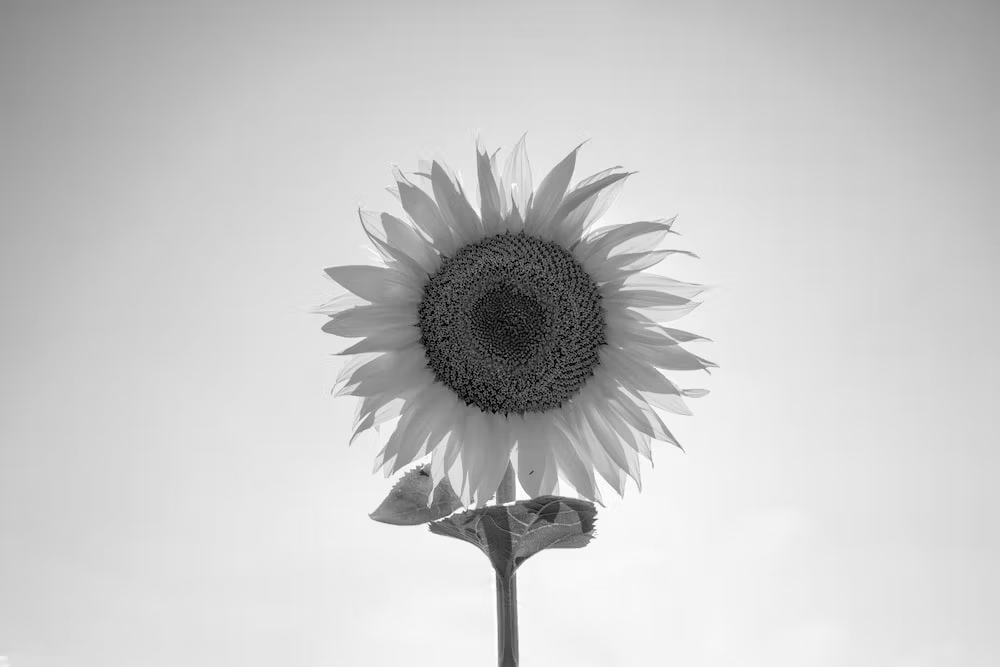
#> input picture Day 4 Image Segmentation/Example/flower.png, 1000 x 667 px, found by its file name
$ jupyter execute Basic_Image_Segmentation.ipynb   (shell and % lines are left out)
#> lines starting #> are read from the running program, lines starting #| are printed output that depends on the picture; after the words box and inside, x2 and y2 are one past the last pixel; in counts of white or black regions, pixels touching at a corner belong together
[cell 1]
# Install necessary libraries

import cv2
import numpy as np
import matplotlib.pyplot as plt
import urllib.request

# Pixel-based Image Segmentation

### Global Image Thresholding

Load Image

[cell 2]
from google.colab import drive
drive.mount('/content/drive')

[cell 3]
# Load the downloaded image
imagefp = cv2.imread("/content/sample_data/flower.png", cv2.IMREAD_GRAYSCALE)
#> imagefp is the input picture: shape (667, 1000); min 0, max 255, mean 200.6

Create Histogram

[cell 4]
# Calculate the histogram of the image
hist = cv2.calcHist([imagefp], [0], None, [256], [0, 256])
#> hist = 256 values, max 14278 at index 226, min 11 at index 1, mean 2605.5

# Display the original image and histogram
plt.figure(figsize=(12, 6))

plt.subplot(1, 2, 1)
plt.title("Original Image")
plt.imshow(imagefp, cmap='gray')
plt.axis("off")

plt.subplot(1, 2, 2)
plt.title("Histogram")
plt.plot(hist, color='black')
plt.xlabel("Pixel Intensity")
plt.ylabel("Frequency")
plt.grid()

plt.show()
#> figure, not shown here; panel 2: curve peaks at x = 226, y = 14278

#### Basic Thresholding

[cell 5]
# Determine a threshold value using the histogram (e.g., midpoint between peaks)
T = 120

# Apply binary thresholding
_, binary_thresh = cv2.threshold(imagefp, T, 255, cv2.THRESH_BINARY)
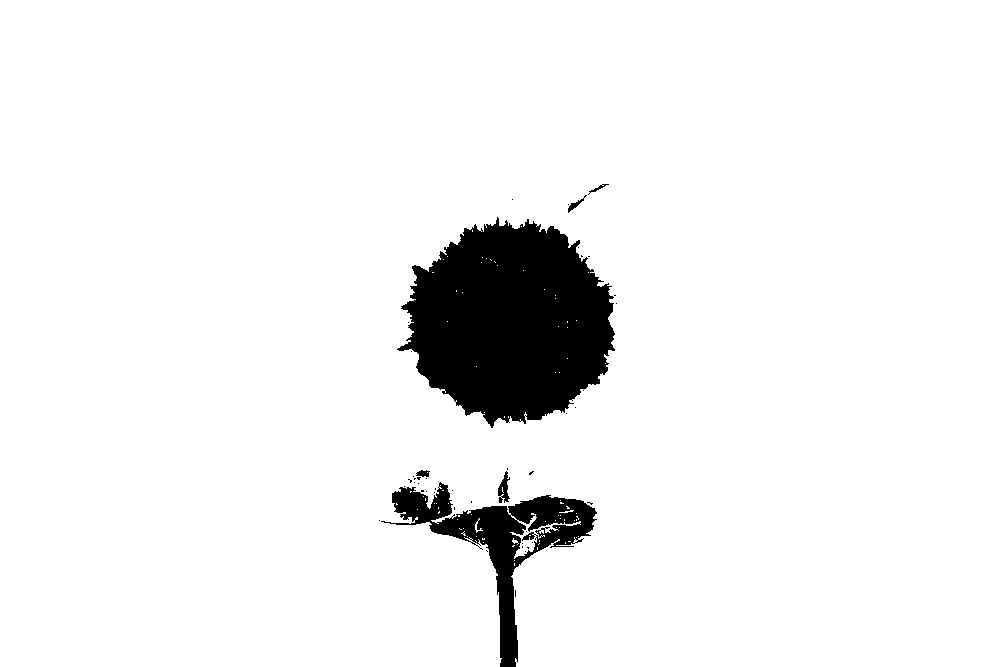
#> binary_thresh: shape (667, 1000); 93.8% white; 45 black regions (39 under 20 px), largest, box (x1, y1, x2, y2) and area: (397, 217, 615, 428) 31729, (381, 482, 597, 667) 9199, (498, 471, 510, 503) 207, (568, 195, 587, 213) 80, (416, 470, 430, 477) 68, (588, 184, 609, 195) 49

# Original Image
plt.subplot(1, 2, 1)
plt.title("Original Image")
plt.imshow(imagefp, cmap='gray')
plt.axis('off')

# Display the thresholded image
plt.subplot(1, 2, 2)
plt.title("Binary Thresholding")
plt.imshow(binary_thresh, cmap='gray')
plt.axis("off")
plt.show()

[cell 6]
hist = cv2.calcHist([binary_thresh], [0], None, [256], [0, 256])
#> hist = 256 values, max 625574 at index 255, min 0 at index 1, mean 2605.5


plt.subplot(1, 2, 2)
plt.title("Histogram")
plt.plot(hist, color='black')
plt.xlabel("Pixel Intensity")
plt.ylabel("Frequency")
plt.grid()

plt.show()
#> figure, not shown here; curve peaks at x = 255, y = 625574

#### Otsu's Thresholding

[cell 7]
# Perform Otsu's Thresholding
_, otsu_thresh = cv2.threshold(imagefp, 0, 255, cv2.THRESH_BINARY + cv2.THRESH_OTSU)
#> otsu_thresh: shape (667, 1000); 83.6% white; 48 black regions (41 under 20 px), largest, box (x1, y1, x2, y2) and area: (322, 144, 714, 667) 86830, (0, 0, 193, 192) 16805, (873, 0, 1000, 96) 5466

# Display the original image and Otsu's segmentation result
plt.figure(figsize=(10, 5))

# Original Image
plt.subplot(1, 2, 1)
plt.title("Original Image")
plt.imshow(imagefp, cmap='gray')
plt.axis('off')

# Otsu's Thresholding Result
plt.subplot(1, 2, 2)
plt.title("Otsu's Segmentation")
plt.imshow(otsu_thresh, cmap='gray')
plt.axis('off')

plt.tight_layout()
plt.show()

## Local Image Thresholding

[cell 8]
imagesd = cv2.imread("/content/sample_data/sudoku.png", cv2.IMREAD_GRAYSCALE)
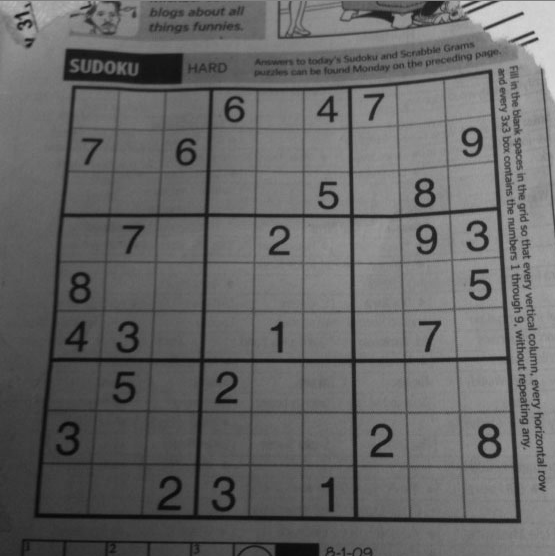
#> input picture Day 4 Image Segmentation/Example/sudoku.png, 555 x 556 px, found by its file name
#> imagesd is the input picture: shape (556, 555); min 7, max 217, mean 102

[cell 9]
# Calculate the histogram of the image
hist = cv2.calcHist([imagesd], [0], None, [256], [0, 256])
#> hist = 256 values, max 4086 at index 102, min 0 at index 0, mean 1205.4

# Display the original image and histogram
plt.figure(figsize=(12, 6))

plt.subplot(1, 2, 1)
plt.title("Original Image")
plt.imshow(imagesd, cmap='gray')
plt.axis("off")

plt.subplot(1, 2, 2)
plt.title("Histogram")
plt.plot(hist, color='black')
plt.xlabel("Pixel Intensity")
plt.ylabel("Frequency")
plt.grid()

plt.show()
#> figure, not shown here; panel 2: curve peaks at x = 102, y = 4086

[cell 10]
# Apply local thresholding (Adaptive Thresholding in OpenCV)
local_thresh = cv2.adaptiveThreshold(
    imagesd,                       # Input image
    255,                           # Maximum value to use with binary thresholding
    cv2.ADAPTIVE_THRESH_GAUSSIAN_C, # Adaptive method: Gaussian weighted sum
    cv2.THRESH_BINARY,          # Thresholding type
    11,                            # Block size: Size of local region
    2                              # Constant subtracted from mean or weighted mean
)
#> local_thresh: shape (556, 555); 77.3% white; 4519 black regions (4309 under 20 px), largest, box (x1, y1, x2, y2) and area: (33, 69, 521, 524) 26610, (277, 0, 555, 39) 2581, (63, 49, 184, 84) 2143

# Display the results
plt.figure(figsize=(10, 5))

# Original Image
plt.subplot(1, 2, 1)
plt.title("Original Image")
plt.imshow(imagesd, cmap='gray')
plt.axis('off')

# Local Thresholding Result
plt.subplot(1, 2, 2)
plt.title("Local Thresholding")
plt.imshow(local_thresh, cmap='gray')
plt.axis('off')

plt.tight_layout()
plt.show()

## Multi Level Thresholding

[cell 11]
from skimage import data
from skimage.filters import threshold_multiotsu

# The input image.
image = data.camera()
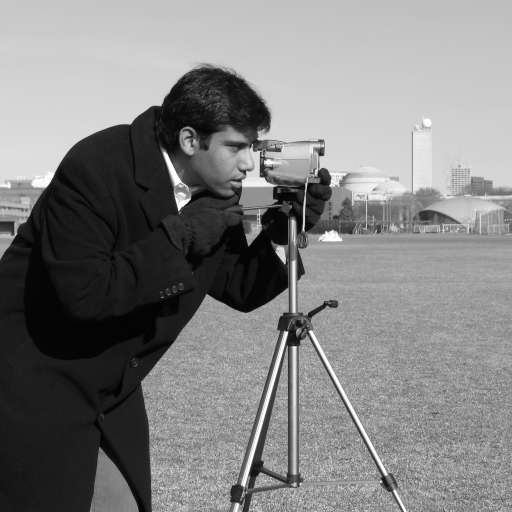
#> input picture skimage.data.camera(), 512 x 512 px
#> image is the input picture: shape (512, 512); min 0, max 255, mean 129.1

# Applying multi-Otsu threshold for the default value, generating
# three classes.
thresholds = threshold_multiotsu(image)
#> thresholds = [87, 176]

# Using the threshold values, we generate the three regions.
regions = np.digitize(image, bins=thresholds)
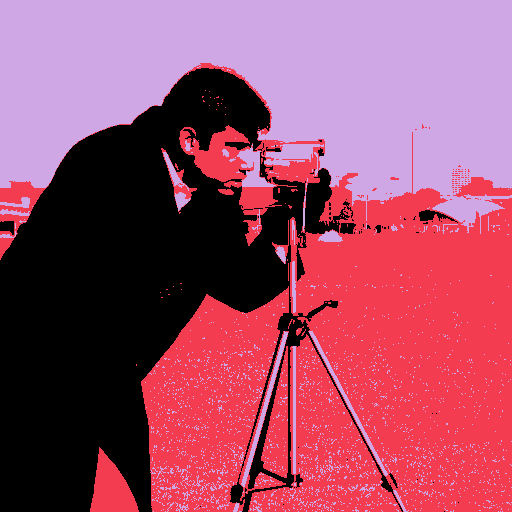
#> regions: shape (512, 512) int64; 3 distinct labels, from 0 to 2; one colour per label, 0 black

fig, ax = plt.subplots(nrows=1, ncols=3, figsize=(10, 3.5))

# Plotting the original image.
ax[0].imshow(image, cmap='gray')
ax[0].set_title('Original')
ax[0].axis('off')

# Plotting the histogram and the two thresholds obtained from
# multi-Otsu.
ax[1].hist(image.ravel(), bins=255)
ax[1].set_title('Histogram')
for thresh in thresholds:
    ax[1].axvline(thresh, color='r')
#> this loop made 2 passes
#> thresh on passes 1 to 2: 87, 176

# Plotting the Multi Otsu result.
ax[2].imshow(regions, cmap='jet')
ax[2].set_title('Multi-Otsu result')
ax[2].axis('off')

plt.subplots_adjust()

plt.show()
#> figure, not shown here; panel 2: tallest bar 4957 high, from x = 27 to 28
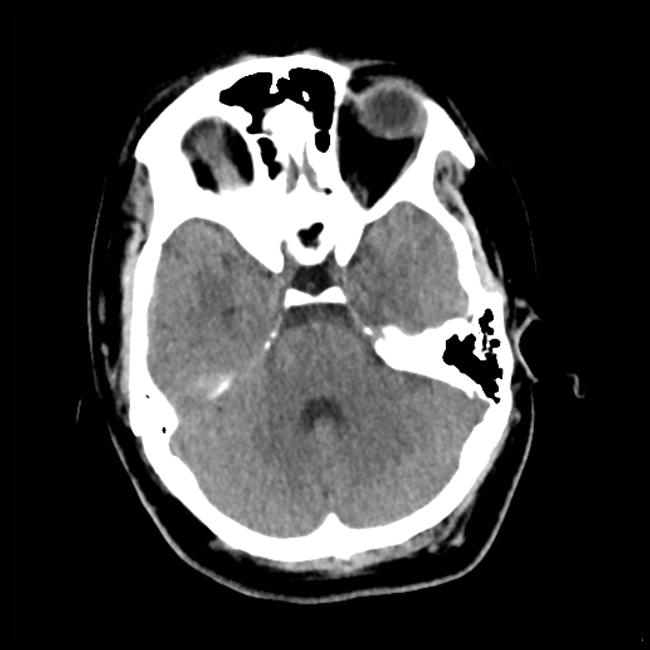
#> input picture Day 4 Image Segmentation/Example/brain.jpg, 650 x 650 px, found by its file name
#> further down, imagebrain is the input picture: shape (650, 650); min 0, max 255, mean 63.7

# Region-based Segmentation

##Region Growing

[cell 12]
def region_growing(image, seed_point, threshold):

    # Initialize the segmented region
#> called with seed_point = (225, 175), threshold = 10
    segmented = np.zeros_like(image, dtype=np.uint8)

    # Create a stack for region growing
    stack = [seed_point]

    # Get the intensity of the seed point
    seed_intensity = image[seed_point]
#> seed_intensity = 255

    # Define connectivity (4-connectivity or 8-connectivity)
    neighbors = [(-1, 0), (1, 0), (0, -1), (0, 1)]  # 4-connectivity

    while stack:
        # Pop the next pixel to process
        x, y = stack.pop()

        # Check if the pixel is within bounds and not already segmented
        if segmented[x, y] == 0:
            # Check if the intensity difference is within the threshold
            if abs(int(image[x, y]) - int(seed_intensity)) <= threshold:
                # Mark the pixel as part of the region
                segmented[x, y] = 255

                # Add neighbors to the stack
                for dx, dy in neighbors:
                    nx, ny = x + dx, y + dy
                    if 0 <= nx < image.shape[0] and 0 <= ny < image.shape[1]:
                        stack.append((nx, ny))
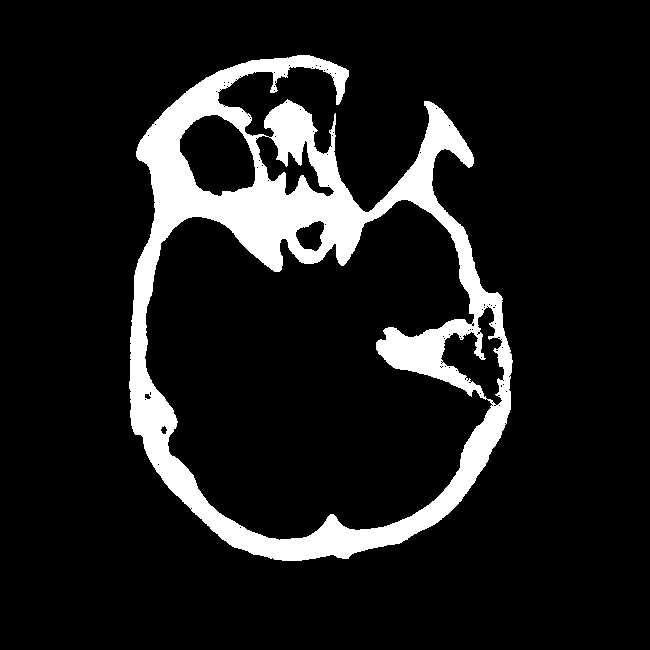
#> segmented: shape (650, 650); 11.3% white; 1 white region, box (x1, y1, x2, y2) and area: (129, 55, 513, 561) 47719
#> after the loop, stack = []

    return segmented

[cell 13]
# Load a grayscale image
imagebrain = cv2.imread('/content/sample_data/brain.jpg', cv2.IMREAD_GRAYSCALE)

# Overlay the pixel grid and display the image
plt.figure(figsize=(10, 10))
plt.imshow(imagebrain, cmap='gray')
plt.title("Original Image with Pixel Grid")

# Add gridlines for pixel visualization
plt.grid(color='red', linestyle='--', linewidth=0.5)
plt.xticks(ticks=np.arange(0, imagebrain.shape[1], 50))  # Adjust step as needed
plt.yticks(ticks=np.arange(0, imagebrain.shape[0], 50))

plt.xlabel("X (Column)")
plt.ylabel("Y (Row)")

plt.show()

[cell 14]
# Define the seed point and threshold
seed_point = (225, 175)
threshold = 10

# Perform region growing
segmented_image = region_growing(imagebrain, seed_point, threshold)

# Display the original and segmented images
plt.figure(figsize=(10, 5))

# Original Image
plt.subplot(1, 2, 1)
plt.title("Original Image")
plt.imshow(imagebrain, cmap='gray')
plt.axis('off')

# Segmented Image
plt.subplot(1, 2, 2)
plt.title("Segmented Image (Region Growing)")
plt.imshow(segmented_image, cmap='gray')
plt.axis('off')

plt.tight_layout()
plt.show()

[cell 15]
def onclick(event):
    global seed_point
    seed_point = (int(event.ydata), int(event.xdata))
    print(f"Seed point selected at: {seed_point}")

fig, ax = plt.subplots()
ax.imshow(imagebrain, cmap='gray')
fig.canvas.mpl_connect('button_press_event', onclick)
plt.show()

## Watersheed

[cell 16]
# Load the image
image = cv2.imread('/content/sample_data/coin.png')  # Replace with your image file
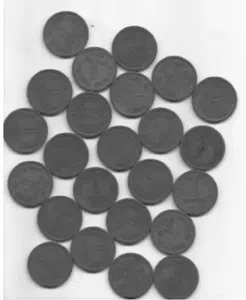
#> input picture Day 4 Image Segmentation/Example/coin.png, 246 x 300 px, found by its file name
#> image is the input picture: shape (300, 246, 3); mean B, G, R 154.3, 154.3, 154.3
gray = cv2.cvtColor(image, cv2.COLOR_BGR2GRAY)

# Step 1: Preprocess the image
# Apply Gaussian Blur to reduce noise
blurred = cv2.GaussianBlur(gray, (5, 5), 0)
# Apply thresholding
_, binary = cv2.threshold(blurred, 0, 255, cv2.THRESH_BINARY_INV + cv2.THRESH_OTSU)
#> binary: shape (300, 246); 56.6% white; 14 black regions, largest, box (x1, y1, x2, y2) and area: (0, 0, 246, 300) 28490, (116, 238, 165, 268) 594, (141, 150, 189, 180) 542

[cell 17]
# Step 2: Detect sure background and foreground
# Morphological operations to remove noise
kernel = np.ones((3, 3), np.uint8)
sure_bg = cv2.dilate(binary, kernel, iterations=2)
#> sure_bg: shape (300, 246); 63.9% white; 16 black regions (3 under 20 px), largest, box (x1, y1, x2, y2) and area: (0, 0, 246, 300) 24828, (156, 101, 199, 128) 306, (118, 241, 161, 264) 282

# Distance transform to find sure foreground
dist_transform = cv2.distanceTransform(binary, cv2.DIST_L2, 5)
_, sure_fg = cv2.threshold(dist_transform, 0.7 * dist_transform.max(), 255, 0)
#> sure_fg: shape (300, 246) float32; 5.7% white; 24 white regions, largest, box (x1, y1, x2, y2) and area: (81, 107, 97, 124) 192, (88, 183, 103, 199) 192, (121, 214, 137, 230) 190

# Step 3: Compute markers
sure_fg = np.uint8(sure_fg)  # Convert foreground to uint8
unknown = cv2.subtract(sure_bg, sure_fg)  # Identify unknown region

# Marker labeling
_, markers = cv2.connectedComponents(sure_fg)
#> markers: shape (300, 246) int32; 25 distinct labels, from 0 to 24

# Add one to all labels so that sure background is not 0
markers = markers + 1
#> markers: shape (300, 246) int32; 25 distinct labels, from 1 to 25

# Mark the unknown region with zero
markers[unknown == 255] = 0
#> markers: shape (300, 246) int32; 26 distinct labels, from 0 to 25

# Step 4: Apply watershed algorithm
markers = cv2.watershed(image, markers)
#> markers: shape (300, 246) int32; 27 distinct labels, from -1 to 25
image[markers == -1] = [255, 0, 0]  # Mark boundaries in red
#> image: shape (300, 246, 3); 5.36% of pixels changed, all inside (x1, y1, x2, y2) = (0, 0, 246, 300)

[cell 18]
# Display results
plt.figure(figsize=(15, 10))

# Original Image
plt.subplot(2, 3, 1)
plt.title("Original Image")
plt.imshow(cv2.cvtColor(image, cv2.COLOR_BGR2RGB))
plt.axis('off')

# Grayscale Image
plt.subplot(2, 3, 2)
plt.title("Grayscale Image")
plt.imshow(gray, cmap='gray')
plt.axis('off')

# Binary Image
plt.subplot(2, 3, 3)
plt.title("Binary Image")
plt.imshow(binary, cmap='gray')
plt.axis('off')

# Sure Background
plt.subplot(2, 3, 4)
plt.title("Sure Background")
plt.imshow(sure_bg, cmap='gray')
plt.axis('off')

# Sure Foreground
plt.subplot(2, 3, 5)
plt.title("Sure Foreground")
plt.imshow(sure_fg, cmap='gray')
plt.axis('off')

# Watershed Result
plt.subplot(2, 3, 6)
plt.title("Watershed Result")
plt.imshow(cv2.cvtColor(image, cv2.COLOR_BGR2RGB))
plt.axis('off')

plt.tight_layout()
plt.show()

[cell 19]
# watershed Algorithm
markers = cv2.watershed(image, markers)

fig, ax = plt.subplots(figsize=(5, 5))
ax.imshow(markers, cmap="tab20b")
ax.axis('off')
plt.show()


labels = np.unique(markers)
#> labels = 27 values from -1 to 25

coins = []
for label in labels[2:]:
# Create a binary image in which only the area of the label is in the foreground
#and the rest of the image is in the background
    target = np.where(markers == label, 255, 0).astype(np.uint8)

  # Perform contour extraction on the created binary image
    contours, hierarchy = cv2.findContours(
        target, cv2.RETR_EXTERNAL, cv2.CHAIN_APPROX_SIMPLE
    )
    coins.append(contours[0])
#> this loop made 25 passes
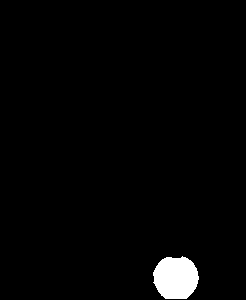
#> target: shape (300, 246); 2.1% white; 1 white region
#> after the loop, coins = 25 contours; largest, box (x1, y1, x2, y2) and area: (38, 196, 100, 242) 1682, (104, 26, 157, 76) 1646, (28, 241, 74, 288) 1624, (105, 199, 152, 245) 1606, (127, 108, 184, 154) 1598

## Clustering

[cell 20]
# Load the image
image = cv2.imread('/content/sample_data/beach.png')
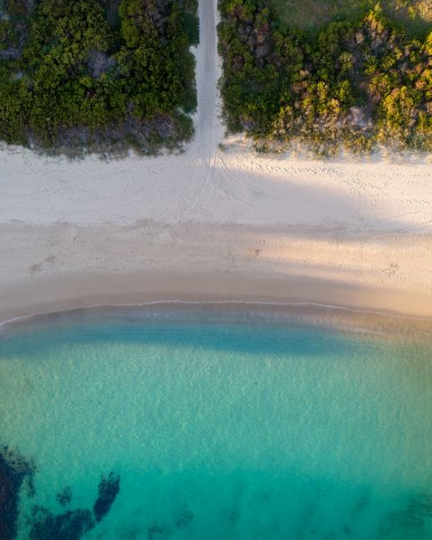
#> input picture Day 4 Image Segmentation/Example/beach.png, 432 x 540 px, found by its file name
#> image is the input picture: shape (540, 432, 3); mean B, G, R 118.4, 129.3, 98.3
image_rgb = cv2.cvtColor(image, cv2.COLOR_BGR2RGB)  # Convert to RGB for visualization

# Reshape the image to a 2D array of pixels
pixel_values = image_rgb.reshape((-1, 3))  # Flatten the image to Nx3 array
pixel_values = np.float32(pixel_values)    # Convert to float for k-means

# Define the number of clusters (segments)
k = 3
criteria = (cv2.TERM_CRITERIA_EPS + cv2.TERM_CRITERIA_MAX_ITER, 100, 0.2)  # K-Means stopping criteria

# Apply K-Means clustering
_, labels, centers = cv2.kmeans(
    pixel_values, k, None, criteria, 10, cv2.KMEANS_RANDOM_CENTERS
)
#> centers = [[179.7, 169.5, 164.5], [68.26, 145.9, 136], [44.93, 53.39, 33.38]]

# Convert cluster centers back to uint8
centers = np.uint8(centers)
#> centers = [[179, 169, 164], [68, 145, 136], [44, 53, 33]]

# Map each pixel to its corresponding cluster center
segmented_image = centers[labels.flatten()]
segmented_image = segmented_image.reshape(image_rgb.shape)
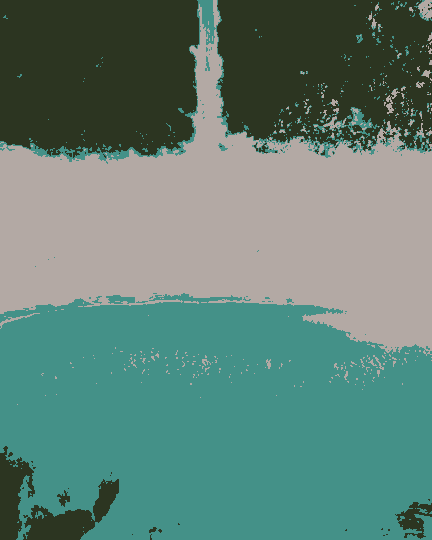
#> segmented_image: shape (540, 432, 3); mean R, G, B 97.7, 128.7, 118.1

[cell 21]
# Create a colormap for visualization
from matplotlib import cm
colormap = cm.get_cmap('tab10', k)  # 'tab10' is a discrete colormap with 10 distinct colors
colors = (colormap(np.arange(k))[:, :3] * 255).astype(np.uint8)  # Scale to 0-255 for RGB
#> colors = [[31, 119, 180], [140, 86, 75], [23, 190, 207]]

# Display the original and segmented images
plt.figure(figsize=(10, 5))

# Original Image
plt.subplot(1, 2, 1)
plt.title("Original Image")
plt.imshow(image_rgb)
plt.axis('off')

# Segmented Image with Colormap
plt.subplot(1, 2, 2)
plt.title(f"Segmented Image (k={k}) with Colormap")
plt.imshow(segmented_image)
plt.axis('off')

plt.tight_layout()
plt.show()
